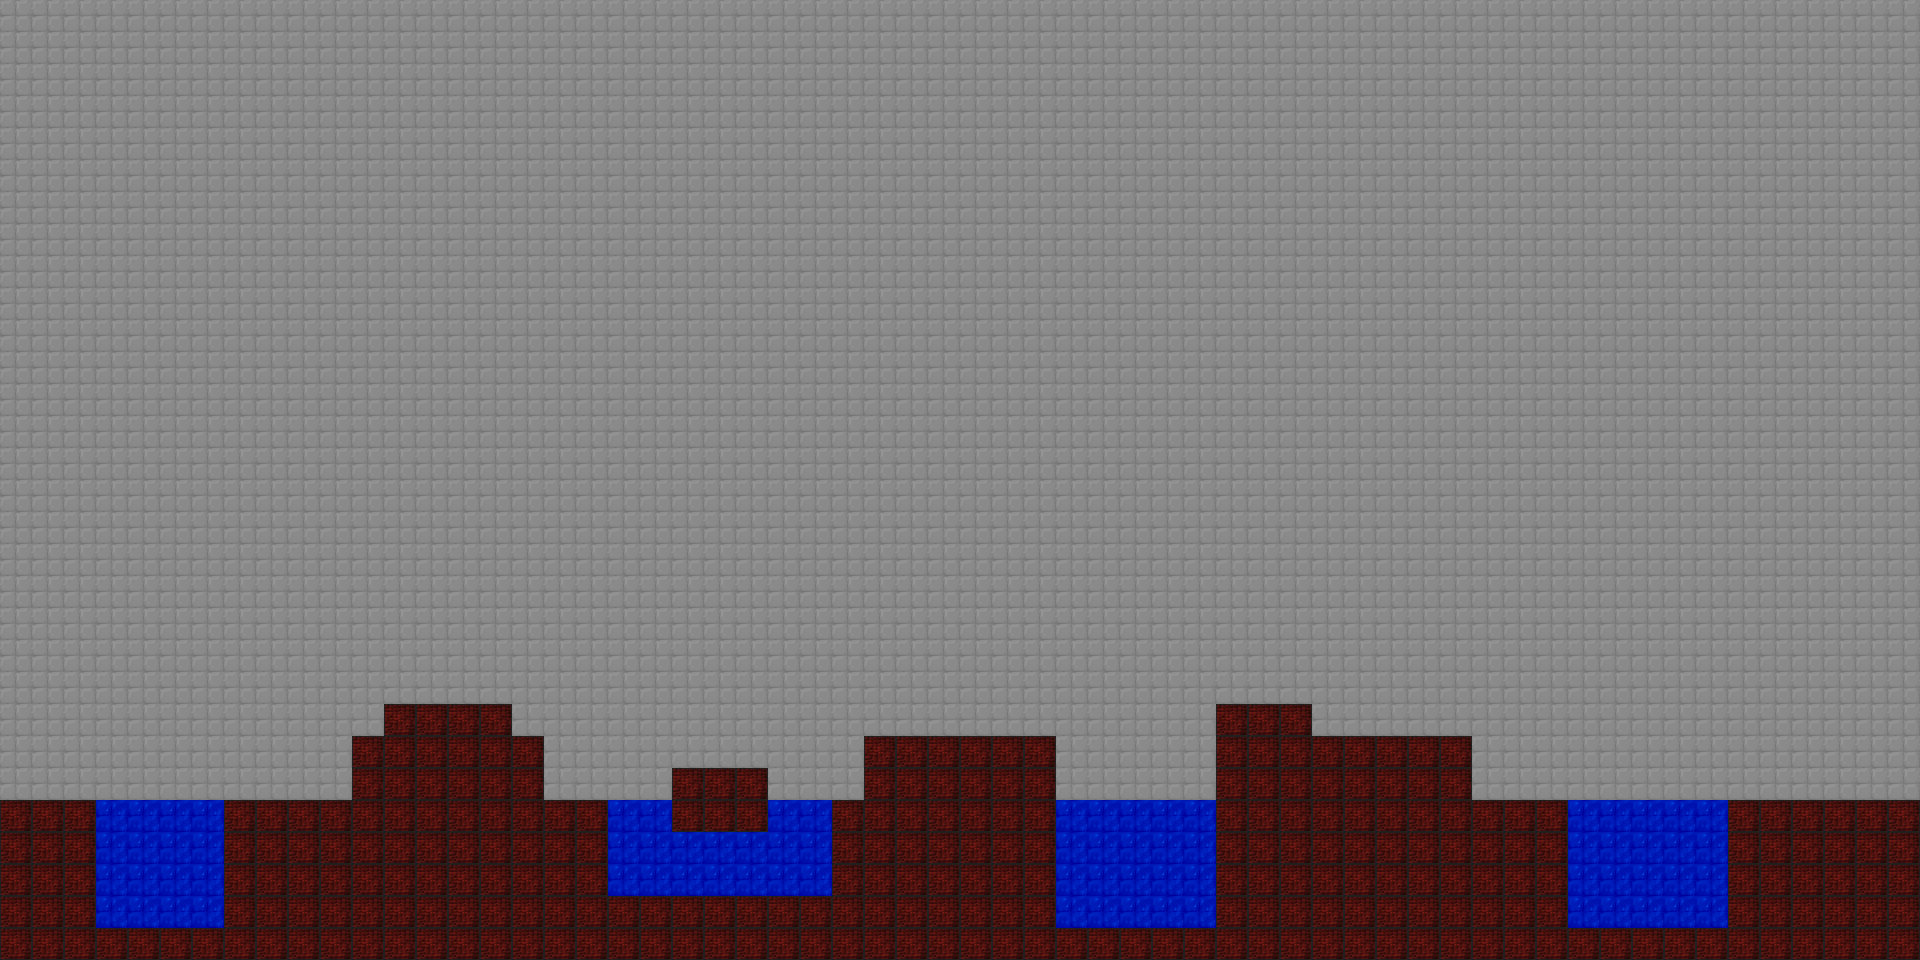

Below is a game level as drawn by its tile map, then a one-line description and the .tmx that defines it (tile-layer data replaced by summaries):
An orthogonal 60x30 tile map with 32x32 px tiles, 3 tile layers (Fondo, Hazards, Piso).

<map version="1.2" tiledversion="1.2.1" orientation="orthogonal" renderorder="left-down" width="60" height="30" tilewidth="32" tileheight="32" infinite="0" nextlayerid="5" nextobjectid="1">
 <tileset firstgid="1" source="Tile.tsx" />
 <layer id="2" name="Fondo" width="60" height="30">
  <data>[1800 cells, 1800 non-empty, 1 distinct tile ids]</data>
 </layer>
 <layer id="4" name="Hazards" width="60" height="30">
  <data>[1800 cells, 260 non-empty, 1 distinct tile ids]</data>
 </layer>
 <layer id="3" name="Piso" width="60" height="30">
  <data>[1800 cells, 276 non-empty, 1 distinct tile ids]</data>
 </layer>
</map>
